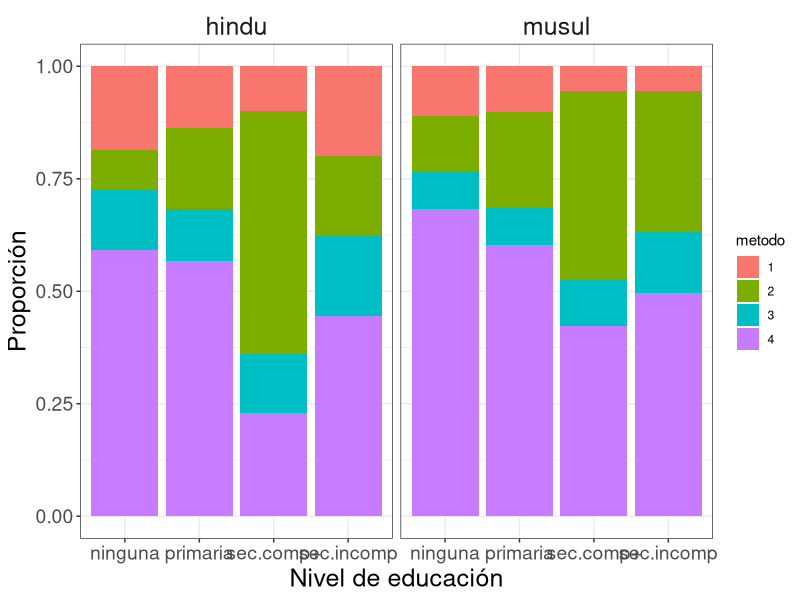
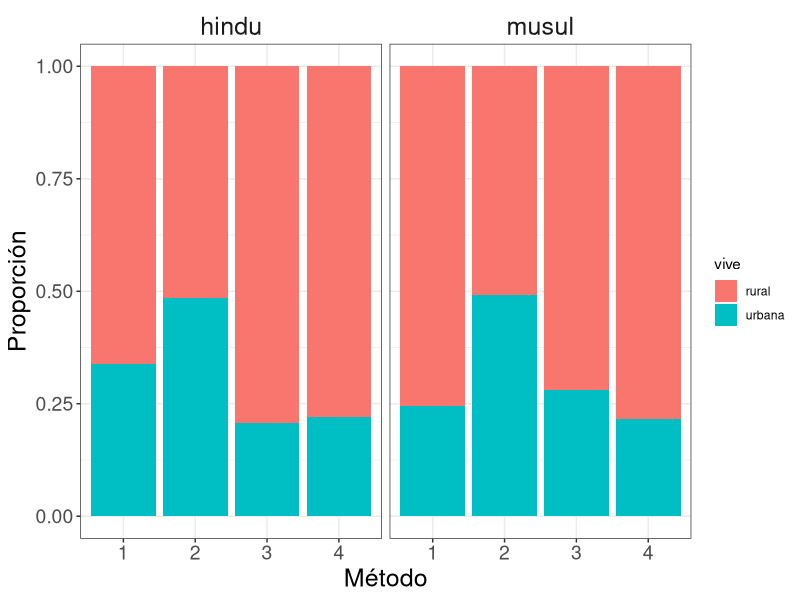
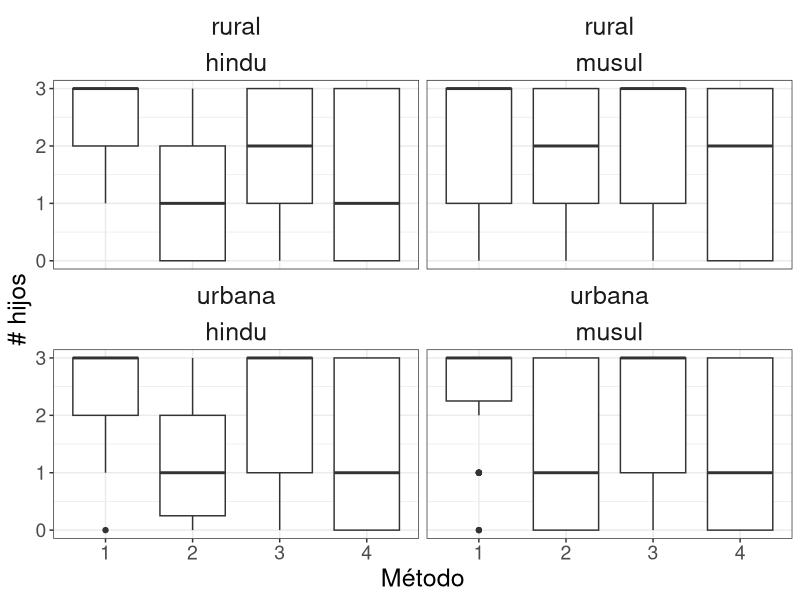
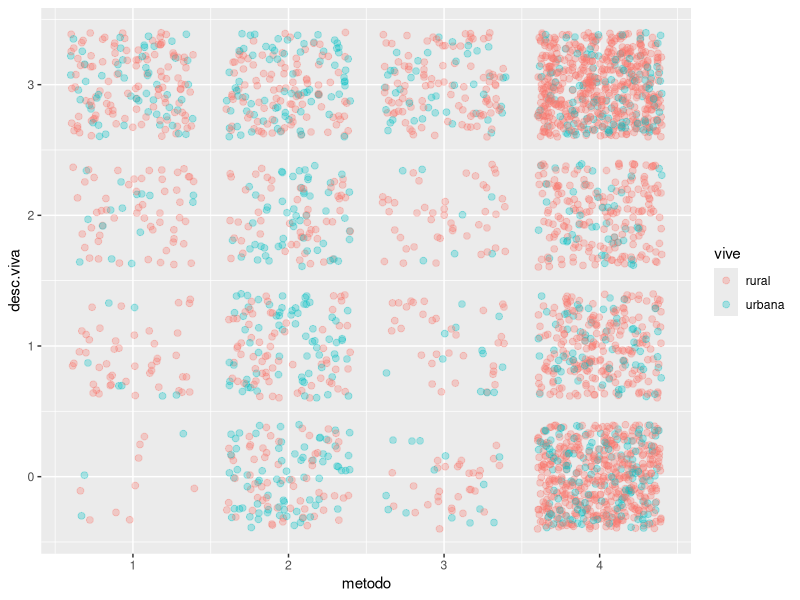

Here is the R script that generated these plots, in order: (Note: this script raises an error after producing the figures.)
setwd("/home/mlopez/git/metodos_estadisticos_bayesianos/material/Practico06/")

mc.cores=parallel::detectCores()
options(digits=3)
packages.needed=c("ggplot2","fitdistrplus","brms","future","GGally",  "ggeffects","performance", "cowplot",
                  "ggdist", "arm", "DHARMa","qqplotr","reshape2", "bayesplot", "parallel", "doBy","ggbreak", "ggridges", "ggdist","pROC")
lapply(packages.needed,FUN=require,character.only=T)
##############################

DF2=read.csv("bangladesh Pr06.csv", header=T, stringsAsFactors = T)
str(DF2)
DF2$distrito=as.factor(DF2$distrito)

# Analisis exploratorio de datos
with(DF2, ftable(metodo,educ))
with(DF2, ftable(religion,educ,metodo))

# Crea dataframe para hacer ggplot a partir de tabulaciones
a=as.data.frame(with(DF2, ftable(religion,educ,metodo)))
ggplot(data=a)+ 
  geom_bar(mapping = aes(x=educ,y=Freq, fill=metodo),position="fill", stat="identity")+ 
  facet_wrap(~religion)+
  theme_bw()+ 
  labs(x="Nivel de educación",y="Proporción")+
  theme(strip.background = element_blank(),
        strip.text.x = element_text(size = 18),
        axis.text=element_text(size = 14), 
        axis.title = element_text(size = 18))

# Crea dataframe para hacer ggplot a partir de tabulaciones
a2=as.data.frame(with(DF2, ftable(vive, religion, metodo)))
ggplot(data=a2)+ 
  geom_bar(mapping = aes(x=metodo,y=Freq, fill=vive),position="fill", stat="identity")+ 
  facet_wrap(~religion)+
  theme_bw()+ 
  labs(x="Método",y="Proporción")+
  theme(strip.background = element_blank(),
        strip.text.x = element_text(size = 18),
        axis.text=element_text(size = 14),
        axis.title = element_text(size = 18))
ggplot(data=DF2,aes(x=as.factor(metodo),y=desc.viva))+ 
  geom_boxplot()+
  theme_bw()+ 
  facet_wrap(vive~religion)+
  labs(x="Método",y="# hijos")+
  theme(strip.background = element_blank(),
        strip.text.x = element_text(size = 18),
        axis.text=element_text(size = 14),
        axis.title = element_text(size = 18))

summaryBy(desc.viva~metodo+vive+religion,data=DF2,FUN=mean)

ggplot(DF2, aes(x=metodo, y=desc.viva)) +
  geom_jitter(alpha=0.3, size=2, aes(color=vive), position_jitter=0.2)

# MODELO ESTADISTICO
# previas SIN "efectos de grupos" 
get_prior(formula=metodo~educ*religion+vive+religion*desc.viva, data=DF2,
          family=categorical())

# previas CON efectos de grupos 
get_prior(formula=metodo~educ*religion+vive+religion*desc.viva+(1|distrito),data=DF2,
          family=categorical())

prior.m3 <- c(#set_prior("normal(0,3)",class = "b"),
              set_prior("normal(0,2)", class = "Intercept", dpar="mu2"))

m3=brm(formula=metodo~educ*religion+vive+religion*desc.viva+(1|distrito),
       family=categorical(),data=DF2,prior = prior.m3, future=T,
       warmup = 1000,chains=3, iter=2000,thin=2)

# resultados del modelo m3
summary(m3)
levels(DF2$educ)
levels(DF2$religion)
levels(DF2$vive)

# Nombre de los parametros del modelo
variables(m3) 
# Nombre de parametros con efectos poblacionales
mu2=variables(m3)[grep("b_mu2", variables(m3))]
mu3=variables(m3)[grep("b_mu3", variables(m3))]
mu4=variables(m3)[grep("b_mu4", variables(m3))]
# convergencia de las cadenas a una distr posterior estacionaria
mcmc_dens_overlay(m3,pars = mu2)+
  geom_density(lwd=1.2, alpha=0.9)+ 
  theme_bw()+
  ylab("Probability density")+
  theme(legend.position="none",
        axis.text=element_text(size = 12),  
        axis.title = element_text(size = 18),
        strip.background=element_rect(colour = "black", fill = "white"),
        strip.text = element_text(size = 12)) 
# autocorrelacion de los estimados muestrados
mcmc_acf(m3, pars = mu3)+
  geom_line(size=1)+
  scale_x_continuous(limits=c(1,20))+
  scale_y_continuous(limits=c(-0.25,0.25))+
  theme_bw()+
  theme(axis.title=element_text(size=18), 
        axis.text=element_text(size=14),             
        strip.background = element_blank(), 
        strip.text = element_text(size = 12)) 

# distribuciones posteriores de algunos parametros poblacionales (no mostrada)
# medias e IntCred 95% de los parametros poblacionales
mcmc_areas(m3, prob=0.62, prob_outer = 0.95, pars=mu4)+
  geom_density(lwd=1.2, alpha=0.9)+ 
  theme_bw()+
  theme(axis.text.y=element_text(size = 14, hjust=0.4),
        axis.text.x=element_text(size = 16))


### ANALISIS DE RESIDUALES
# Distr predictiva posterior de modelo m3
post.pred.m3=predict(m3, ndraws=1e3, summary=F)
qres.m3=createDHARMa(simulatedResponse = t(post.pred.m3), 
                     observedResponse = DF2$metodo, 
                     fittedPredictedResponse = apply(post.pred.m3,2, median),integerResponse=T)
res.m3=data.frame(res=qnorm(residuals(qres.m3))) 

# estructura de los valores predichos
str(as.data.frame(fitted(m3, ndraws=1))) # average of fitted values

# creates a dataframe with avg values of residuals, of fitted, values, Pareto'k of LOO-CV, and explanatory variables
res.m3=cbind(res.m3, 
             DF2[,c("educ","religion", "vive", "desc.viva")],
             fitted1=as.data.frame(fitted(m3, ndraws=1000))[,1],
             fitted2=as.data.frame(fitted(m3, ndraws=1000))[,5],
             fitted3=as.data.frame(fitted(m3, ndraws=1000))[,9],
             fitted4=as.data.frame(fitted(m3, ndraws=1000))[,13],
             pareto=loo(m3, pointwise=T)$diagnostics$pareto_k)

res.fit1.m3= ggplot(data=res.m3, aes(x=fitted1,y=res))+ 
  geom_point(size=1)+
  geom_hline(yintercept =0,linetype = 2, size=1.2)+
  theme_bw()+ 
  labs(x="Fitted1",y="Residuals")+
  theme(axis.title=element_text(size=18), 
        axis.text = element_text(size=16))
res.fit2.m3= ggplot(data=res.m3, aes(x=fitted2,y=res))+ 
  geom_point(size=1)+
  geom_hline(yintercept =0,linetype = 2, size=1.2)+
  theme_bw()+ 
  labs(x="Fitted2",y="Residuals")+
  theme(axis.title=element_text(size=18), 
        axis.text = element_text(size=16),
        legend.position="none")
res.fit3.m3= ggplot(data=res.m3, aes(x=fitted3,y=res))+ 
  geom_point(size=1)+
  geom_hline(yintercept =0,linetype = 2, size=1.2)+
  theme_bw()+ 
  labs(x="Fitted3",y="Residuals")+
  theme(axis.title=element_text(size=18), 
        axis.text = element_text(size=16),
        legend.position="none")
res.fit4.m3= ggplot(data=res.m3, aes(x=fitted4,y=res))+ 
  geom_point(size=1)+
  geom_hline(yintercept =0,linetype = 2, size=1.2)+
  theme_bw()+ 
  labs(x="Fitted4",y="Residuals")+
  theme(axis.title=element_text(size=18), 
        axis.text = element_text(size=16),
        legend.position="none")
res.fit.musul= ggplot(data=res.m3, aes(x=religion,y=res))+ 
  geom_boxplot()+
  geom_jitter(width=0.05)+
  geom_hline(yintercept =0,linetype = 2, size=1.2)+
  theme_bw()+ 
  labs(x="Fitted",y="Residuals")+
  theme(axis.title=element_text(size=18), 
        axis.text = element_text(size=16))
res.fit.educ= ggplot(data=res.m3, aes(x=educ,y=res))+ 
  geom_boxplot()+
  geom_jitter(width=0.05)+
  geom_hline(yintercept =0,linetype = 2, size=1.2)+
  theme_bw()+ 
  labs(x="Fitted",y="Residuals")+
  theme(axis.title=element_text(size=18), 
        axis.text = element_text(size=16))
res.fit.vive= ggplot(data=res.m3, aes(x=vive,y=res))+ 
  geom_boxplot()+
  geom_jitter(width=0.05)+
  geom_hline(yintercept =0,linetype = 2, size=1.2)+
  theme_bw()+ 
  labs(x="Fitted",y="Residuals")+
  theme(axis.title=element_text(size=18), 
        axis.text = element_text(size=16))
res.fit.desc= ggplot(data=res.m3, aes(x=desc.viva,y=res))+ 
  geom_jitter(width=0.05)+
  geom_hline(yintercept =0,linetype = 2, size=1.2)+
  theme_bw()+ 
  labs(x="desc.viva",y="Residuals")+
  theme(axis.title=element_text(size=18), 
        axis.text = element_text(size=16),
        legend.position="none")
plot_grid(res.fit1.m3, res.fit2.m3,res.fit3.m3, res.fit4.m3,
          res.fit.musul, res.fit.educ,res.fit.vive,res.fit.desc, ncol=4,
          labels = LETTERS[1:8],align="hv",label_x=0.8, label_y=0.95)

# qqplot para los residuales y los efectos de grupo 
qq.m3=ggplot(data=res.m3, mapping=aes(sample = res)) + 
  stat_qq_point()+
  theme_bw()+
  annotate("text",x=0, y=-2.5, label="datos", size=6)+
  stat_qq_line()+
  stat_qq_band(alpha=0.3)+
  labs(x = "Theoretical Quantiles", y = "Sample Quantiles")+
  theme(axis.title=element_text(size=18), 
        axis.text = element_text(size=16))

# Efectos de grupo : hay un efecto de grupo para 3 valores de la var respuesta vectorial
ef.gr.m3=as.data.frame(ranef(m3))
ef.gr.m3=data.frame(gr2=ef.gr.m3[,1],
                    gr3=ef.gr.m3[,5],
                    gr4=ef.gr.m3[,9])
qq.gr2=ggplot(data=ef.gr.m3, mapping=aes(sample = gr2)) + 
  stat_qq_point()+
  theme_bw()+
  stat_qq_line()+
  stat_qq_band(alpha=0.3)+
  annotate("text",x=0, y=-0.25, label="gr2", size=6)+
  labs(x = "Theoretical Quantiles", y = "Sample Quantiles")+
  theme(axis.title=element_text(size=18), 
        axis.text = element_text(size=16))
qq.gr3=ggplot(data=ef.gr.m3, mapping=aes(sample = gr3)) + 
  stat_qq_point()+
  theme_bw()+
  annotate("text",x=0, y=-0.5, label="gr3", size=6)+
  stat_qq_line()+
  stat_qq_band(alpha=0.3)+
  labs(x = "Theoretical Quantiles", y = "Sample Quantiles")+
  theme(axis.title=element_text(size=18), 
        axis.text = element_text(size=16))
qq.gr4=ggplot(data=ef.gr.m3, mapping=aes(sample = gr4)) + 
  stat_qq_point()+
  theme_bw()+
  stat_qq_line()+
  stat_qq_band(alpha=0.3)+
  annotate("text",x=0, y=-1, label="gr4", size=6)+
  labs(x = "Theoretical Quantiles", y = "Sample Quantiles")+
  theme(axis.title=element_text(size=18), 
        axis.text = element_text(size=16))
pareto.m3=ggplot(data=res.m3, aes(x=1:nrow(res.m3),y=pareto))+ 
  geom_point(size=1)+ 
  theme_bw()+
  labs(y="Pareto's k")+
  geom_hline(yintercept =0.5,linetype = 2)+ 
  geom_hline(yintercept =0.7,linetype = 2)+
  geom_hline(yintercept =1,linetype = 2)+
  theme(axis.title.x=element_blank(), 
        axis.text = element_text(size=16),
        axis.title.y=element_text(size=18))
plot_grid(qq.m3,qq.gr2, qq.gr3,qq.gr4, pareto.m3,
          nrow=2,labels = LETTERS[1:5],align="hv",label_x=0.8, label_y=0.95)

# pp-checks a partir de distr predictivas posteriores
# Densidad de valores de la var de respuesta
ppc.density=ppc_dens_overlay(y=DF2$metodo,yrep=post.pred.m3)+
  xlab("Método")+ 
  theme(axis.text = element_text(size=16),
        axis.title=element_text(size=18),
        legend.position = "none")

prop_uno=function(x) mean(x == 1) # función que calcula la prop de 1
prop_dos=function(x) mean(x == 2) # función que calcula la prop de 2
prop_tres=function(x) mean(x == 3) # función que calcula la prop de 3
prop_cuatro=function(x) mean(x == 4) # función que calcula la prop de 4

prepos1=ppc_stat(y=DF2$metodo, yrep=post.pred.m3, stat = "prop_uno")+
  annotate("text",x=0.09, y=60, label="Pr(Y=1)", size=6)+
  theme(legend.position="none",
        axis.text = element_text(size=16),
        axis.title.y=element_text(size=18))
prepos2=ppc_stat(y=DF2$metodo, yrep=post.pred.m3, stat = "prop_dos")+
  annotate("text",x=0.18, y=60, label="Pr(Y=2)", size=6)+
  theme(legend.position="none",
        axis.text = element_text(size=16),
        axis.title.y=element_text(size=18))
prepos3=ppc_stat(y=DF2$metodo, yrep=post.pred.m3, stat = "prop_tres")+
  annotate("text",x=0.08, y=60, label="Pr(Y=3)", size=6)+
  theme(legend.position="none",
        axis.text = element_text(size=16),
        axis.title.y=element_text(size=18))
prepos4=ppc_stat(y=DF2$metodo, yrep=post.pred.m3, stat = "prop_cuatro")+
  annotate("text",x=0.575, y=60, label="Pr(Y=4)", size=6)+
  theme(legend.position="none",
        axis.text = element_text(size=16),
        axis.title.y=element_text(size=18))
plot_grid(prepos1,prepos2, prepos3, prepos4, ncol=2)

ppc_stat_grouped(y=DF2$metodo, yrep=post.pred.m3, stat="prop_cuatro", group=DF2$distrito,binwidth = 0.05)+
  xlab("Probabilidad método 4")+ 
  scale_x_continuous(breaks=seq(from=0, to=1, by=0.25))+
  theme(axis.text = element_text(size=12),
        axis.title=element_text(size=18),
        legend.position = "none")


# Distribuciones marginales:efectos poblacionales  
result.m3=marginal_effects(m3, categorical=T)
length(result.m3)

resm3.1= plot(result.m3, plot=F)[[1]]+ 
  theme_bw()+ 
  labs(y="Probabilidad", x="Educación")+
  theme(legend.position = "none",
        axis.text.y= element_text(size = 16),
        axis.text.x= element_text(size = 16, vjust=0.3), 
        axis.title = element_text(size = 18)) 
  # Educacion
resm3.2=plot(result.m3, plot=F)[[2]]+ 
  theme_bw()+ 
  theme(legend.position=c(0.9,0.5),
        axis.title.y = element_blank(),
        axis.text=element_text(size = 16), 
        axis.title = element_text(size = 18))# Religion
resm3.3=plot(result.m3, plot=F)[[3]]+ 
  theme_bw()+
  labs(y="Probabilidad")+
  theme(legend.position = "none",
        axis.text=element_text(size = 16), 
        axis.title = element_text(size = 18))# Vive
resm3.4=plot(result.m3, plot=F)[[4]]+ 
  theme_bw()+ 
  theme(legend.position = "none",
        axis.title.y = element_blank(),
        axis.text=element_text(size = 16), 
        axis.title = element_text(size = 18))# Descendencia viva
plot_grid(resm3.1, resm3.2,resm3.3, resm3.4, ncol=2,
          labels = LETTERS[1:4],align="hv",label_x=0.9, label_y=0.95)
